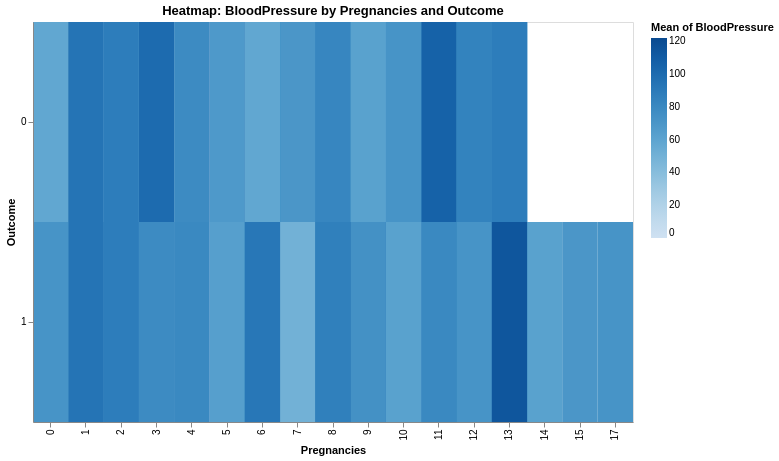

Describe this chart as a Vega-Lite specification.
### Vega-Lite specification from a JSON file in a GitHub repository (floating-point values rounded to 4 significant figures; data arrays with more than 128 entries replaced by an {"elided": "..."} marker saying what was removed)
{"$schema": "https://vega.github.io/schema/vega-lite/v5.json", "title": "Heatmap: BloodPressure by Pregnancies and Outcome", "width": 600, "height": 400, "data": {"values": {"elided": "768 records"}}, "mark": "rect", "encoding": {"x": {"field": "Pregnancies", "type": "nominal", "scale": {}}, "y": {"field": "Outcome", "type": "nominal", "scale": {}}, "color": {"aggregate": "mean", "field": "BloodPressure", "type": "quantitative", "scale": {"scheme": "blues"}}, "tooltip": [{"field": "Pregnancies", "type": "nominal"}, {"field": "Outcome", "type": "nominal"}, {"field": "BloodPressure", "type": "quantitative"}]}, "transform": [], "params": []}
